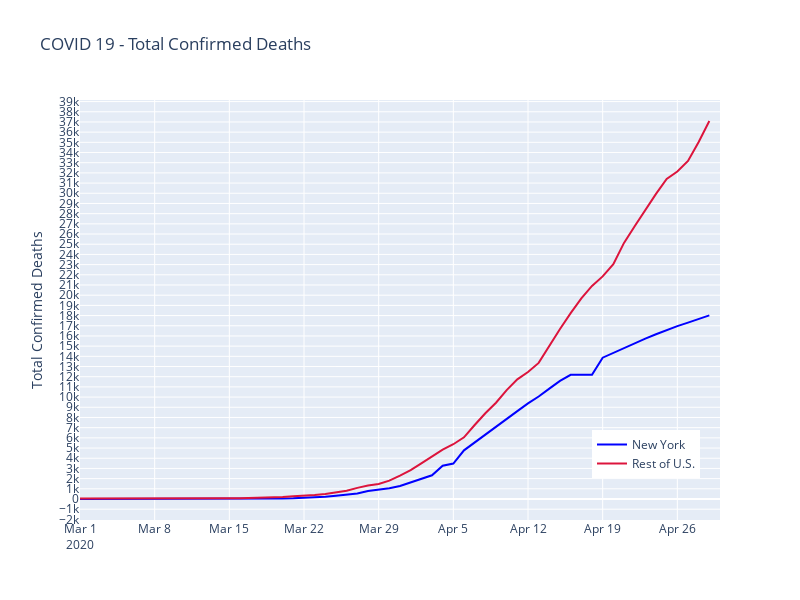

The notebook cell this image was saved under:
### Code cell
fig = make_subplots(rows=1, cols=1)


fig.add_trace(go.Scatter(x=ny_df['date'], y=ny_df['deaths'],
   name='New York', marker_color='blue'
), row=1, col=1)

fig.add_trace(go.Scatter(x=rest_us_df['date'], y=rest_us_df['deaths'],
   name='Rest of U.S.', marker_color='crimson'
), row=1, col=1)


# fig.add_trace(go.Scatter(x=test_df['date'], y=test_df['cases'],
#    name='New York Confirmed Cases'
# ), row=1, col=1)


fig_title = 'COVID 19 - Total Confirmed Deaths'
fig.update_yaxes(dtick=1000, title='Total Confirmed Deaths', row=1, col=1)
fig.update_xaxes(range=[datetime.date(2020, 3, 1), datetime.date(2020, 4, 30)], row=1, col=1)
fig.update_layout(height=600, width=800, 
                  title=fig_title,
                  showlegend=True,
                 legend=dict(x=0.8, y=0.1))

py.offline.iplot(fig)

### Figure 1 — Plotly figure (JSON) as saved in the notebook; plotly's stock layout.template omitted (floating-point values rounded to 4 significant figures)
{"data": [{"marker": {"color": "blue"}, "name": "New York", "type": "scatter", "x": ["2020-03-01", "2020-03-02", "2020-03-03", "2020-03-04", "2020-03-05", "2020-03-06", "2020-03-07", "2020-03-08", "2020-03-09", "2020-03-10", "2020-03-11", "2020-03-12", "2020-03-13", "2020-03-14", "2020-03-15", "2020-03-16", "2020-03-17", "2020-03-18", "2020-03-19", "2020-03-20", "2020-03-21", "2020-03-22", "2020-03-23", "2020-03-24", "2020-03-25", "2020-03-26", "2020-03-27", "2020-03-28", "2020-03-29", "2020-03-30", "2020-03-31", "2020-04-01", "2020-04-02", "2020-04-03", "2020-04-04", "2020-04-05", "2020-04-06", "2020-04-07", "2020-04-08", "2020-04-09", "2020-04-10", "2020-04-11", "2020-04-12", "2020-04-13", "2020-04-14", "2020-04-15", "2020-04-16", "2020-04-17", "2020-04-18", "2020-04-19", "2020-04-20", "2020-04-21", "2020-04-22", "2020-04-23", "2020-04-24", "2020-04-25", "2020-04-26", "2020-04-27", "2020-04-28", "2020-04-29"], "xaxis": "x", "y": [0, 0, 0, 0, 0, 0, 0, 0, 0, 0, 0, 0, 0, 2, 6, 10, 17, 27, 30, 57, 80, 122, 159, 226, 331, 432, 535, 782, 897, 1062, 1282, 1652, 1958, 2327, 3259, 3483, 4777, 5563, 6268, 7067, 7844, 8627, 9385, 10056, 10834, 11586, 12192, 12192, 12192, 13869, 14347, 14828, 15302, 15740, 16162, 16599, 16966, 17303, 17638, 18015], "yaxis": "y"}, {"marker": {"color": "crimson"}, "name": "Rest of U.S.", "type": "scatter", "x": ["2020-01-21", "2020-01-22", "2020-01-23", "2020-01-24", "2020-01-25", "2020-01-26", "2020-01-27", "2020-01-28", "2020-01-29", "2020-01-30", "2020-01-31", "2020-02-01", "2020-02-02", "2020-02-03", "2020-02-04", "2020-02-05", "2020-02-06", "2020-02-07", "2020-02-08", "2020-02-09", "2020-02-10", "2020-02-11", "2020-02-12", "2020-02-13", "2020-02-14", "2020-02-15", "2020-02-16", "2020-02-17", "2020-02-18", "2020-02-19", "2020-02-20", "2020-02-21", "2020-02-22", "2020-02-23", "2020-02-24", "2020-02-25", "2020-02-26", "2020-02-27", "2020-02-28", "2020-02-29", "2020-03-01", "2020-03-02", "2020-03-03", "2020-03-04", "2020-03-05", "2020-03-06", "2020-03-07", "2020-03-08", "2020-03-09", "2020-03-10", "2020-03-11", "2020-03-12", "2020-03-13", "2020-03-14", "2020-03-15", "2020-03-16", "2020-03-17", "2020-03-18", "2020-03-19", "2020-03-20", "2020-03-21", "2020-03-22", "2020-03-23", "2020-03-24", "2020-03-25", "2020-03-26", "2020-03-27", "2020-03-28", "2020-03-29", "2020-03-30", "2020-03-31", "2020-04-01", "2020-04-02", "2020-04-03", "2020-04-04", "2020-04-05", "2020-04-06", "2020-04-07", "2020-04-08", "2020-04-09", "2020-04-10", "2020-04-11", "2020-04-12", "2020-04-13", "2020-04-14", "2020-04-15", "2020-04-16", "2020-04-17", "2020-04-18", "2020-04-19", "2020-04-20", "2020-04-21", "2020-04-22", "2020-04-23", "2020-04-24", "2020-04-25", "2020-04-26", "2020-04-27", "2020-04-28", "2020-04-29"], "xaxis": "x", "y": [0, 0, 0, 0, 0, 0, 0, 0, 0, 0, 0, 0, 0, 0, 0, 0, 0, 0, 0, 0, 0, 0, 0, 0, 0, 0, 0, 0, 0, 0, 0, 0, 0, 0, 0, 0, 0, 0, 0, 1, 3, 6, 10, 12, 12, 15, 19, 22, 26, 31, 37, 43, 50, 58, 62, 81, 99, 130, 173, 207, 262, 309, 386, 496, 638, 808, 1090, 1327, 1469, 1798, 2293, 2825, 3492, 4125, 4839, 5373, 6054, 7261, 8419, 9449, 10690, 11746, 12456, 13355, 15043, 16682, 18244, 19679, 20905, 21845, 23033, 25131, 26768, 28380, 29939, 31402, 32138, 33178, 35036, 37093], "yaxis": "y"}], "layout": {"height": 600, "legend": {"x": 0.8, "y": 0.1}, "showlegend": true, "title": {"text": "COVID 19 - Total Confirmed Deaths"}, "width": 800, "xaxis": {"anchor": "y", "domain": [0, 1], "range": ["2020-03-01", "2020-04-30"], "type": "date"}, "yaxis": {"anchor": "x", "autorange": true, "domain": [0, 1], "dtick": 1000, "range": [-2061.0, 39150.0], "title": {"text": "Total Confirmed Deaths"}, "type": "linear"}}}
